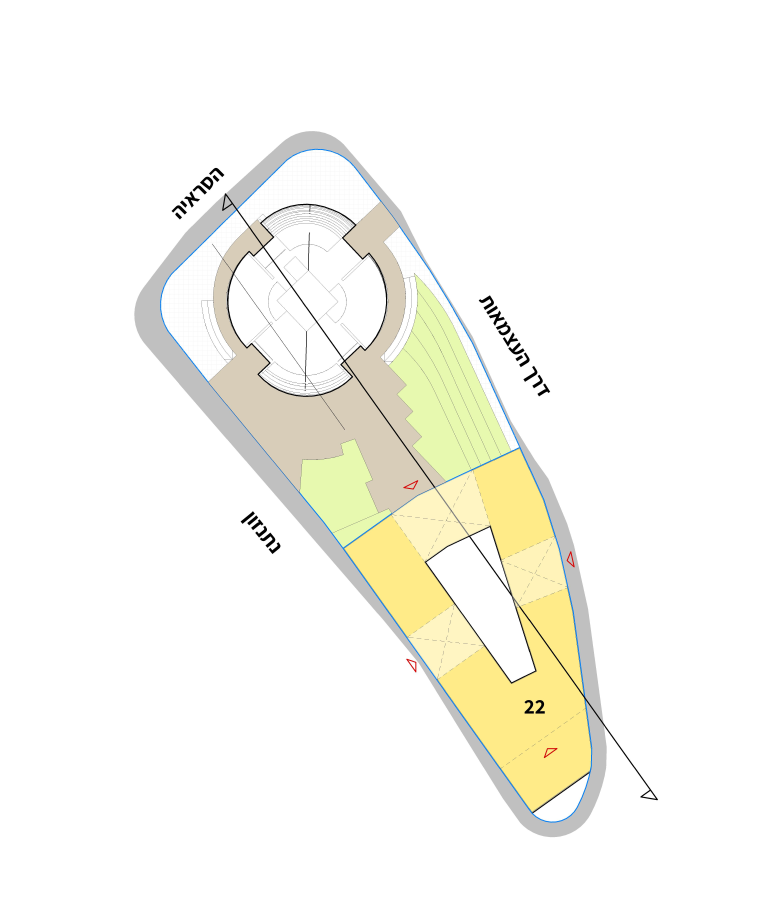
#> input picture haifa-independence-tower/data/site_plan.jpg, 4537 x 5525 px (shown at 1/6 size); its folder holds 4 pictures in this run
$ python trace_siteplan.py
#> lines starting #> are read from the running program, lines starting #| are printed output that depends on the picture; after the words box and inside, x2 and y2 are one past the last pixel; in counts of white or black regions, pixels touching at a corner belong together
#!/usr/bin/env python3
"""Digitize the client's site plan into world-scale curves.

The drawing (data/site_plan.jpg) is colour-coded: yellow = the new building,
pale yellow = its atrium bands, white wedge inside = the patio, green = the
terraced garden, tan = the existing plaza paving, blue = the plot boundary.

Segmentation by colour -> contours -> simplification, then one similarity
transform maps pixels to metres:

  scale     the drawn Sail Tower lens vs its surveyed 39.9 m long axis
  rotation  the drawn lens axis vs the surveyed footprint's axis (OSM)
  origin    lens centroid -> the tower's centroid, which is the model's (0,0)

Everything downstream (build_model.py) consumes data/traced_geometry.json,
so the drawing is digitized once and the result is inspectable.
"""

import json
import math
import os

import numpy as np
from PIL import Image
from scipy import ndimage as ndi
from skimage import measure
import shapely
from shapely.geometry import Polygon, LineString

HERE = os.path.dirname(os.path.abspath(__file__))
DATA = os.path.join(HERE, "data")

SAIL_LEN_M = None  # filled from OSM below
SAIL_TOWER_OSM_ID = 605918311

# ---------------------------------------------------------------- masks

def load(max_h=2400):
    im = Image.open(os.path.join(DATA, "site_plan.jpg")).convert("RGB")
    f = max_h / im.height
    im = im.resize((int(im.width * f), max_h), Image.BILINEAR)
    return np.asarray(im).astype(np.int16)


def masks(a):
    R, G, B = a[..., 0], a[..., 1], a[..., 2]
    m = {}
    m["yellow"] = (R > 225) & (G > 195) & (G < 240) & (B < 170) & (R - B > 70)
    m["pale"] = (R > 235) & (G > 232) & (B > 155) & (B < 220) & (R - B > 25) & ~m["yellow"]
    m["green"] = (G > 220) & (G - R > 8) & (G - B > 40)
    m["tan"] = (abs(R - 216) < 22) & (abs(G - 194) < 22) & (abs(B - 172) < 22) & \
               (R - B > 25) & (R - B < 70) & (G - B > 8)
    m["blue"] = (B - R > 60) & (B > 150)
    m["dark"] = (R + G + B) < 330
    return m


def region(mask, close=6, min_frac=0.001):
    """Largest filled connected region of a mask."""
    st = ndi.generate_binary_structure(2, 2)
    m = ndi.binary_closing(mask, structure=np.ones((close, close), bool))
    m = ndi.binary_fill_holes(m)
    lab, n = ndi.label(m, structure=st)
    if n == 0:
        return np.zeros_like(mask)
    sizes = ndi.sum(m, lab, range(1, n + 1))
    k = int(np.argmax(sizes)) + 1
    if sizes[k - 1] < mask.size * min_frac:
        return np.zeros_like(mask)
    return lab == k


# [10 lines left out: function outline, not called in this run]


# ------------------------------------------------------------- transform

def osm_lens():
    with open(os.path.join(DATA, "osm_buildings.json"), encoding="utf-8") as fh:
        d = json.load(fh)
    el = next(e for e in d["elements"] if e["id"] == SAIL_TOWER_OSM_ID)
    la0, lo0 = 32.816258, 35.002768
    mx = 111320 * math.cos(math.radians(la0))
    pts = np.array([[(p["lon"] - lo0) * mx, (p["lat"] - la0) * 110574]
                    for p in el["geometry"]])
    pts = pts - pts.mean(axis=0)
    u, s, vt = np.linalg.svd(pts, full_matrices=False)
    axis = vt[0]
    length = pts @ axis
    return float(length.max() - length.min()), math.atan2(axis[1], axis[0])


def pca_axis(pts):
    p = pts - pts.mean(axis=0)
    u, s, vt = np.linalg.svd(p, full_matrices=False)
    a = vt[0]
    ext = p @ a
    return math.atan2(a[1], a[0]), float(ext.max() - ext.min())


# ------------------------------------------------------------------ main

def main():
    a = load()
#> in load, im is the input picture: PIL image 4537x5525 RGB; mean R, G, B 248.7, 248, 240.9
    H, W, _ = a.shape
    m = masks(a)
#> in masks, `R, G, B = a[..., 0], a[..., 1], a[..., 2]`:
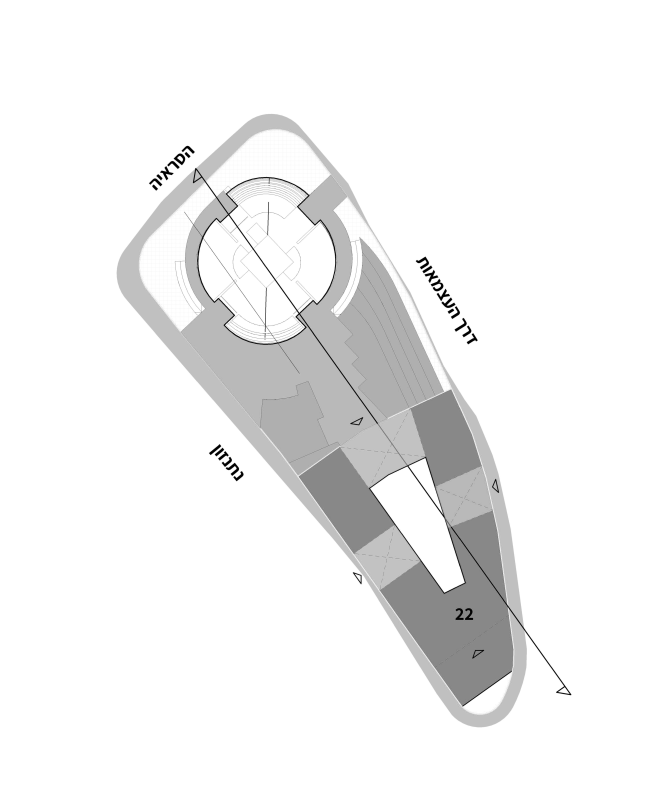
#> B: shape (2400, 1970) int16 (shown at 1/3 size); min 0, max 255, mean 240.9
#> m = 6 items
    print(f"image {W}x{H}")
#| image 1970x2400

    building_px = region(m["yellow"] | m["pale"], close=8)
#> in region, `m = ndi.binary_closing(mask, structure=np.ones((close, close), bool))`:
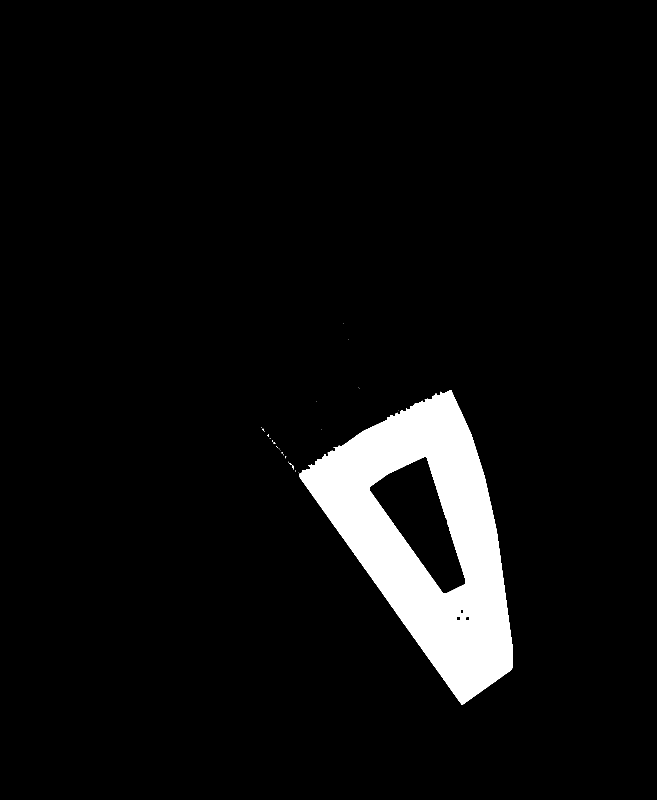
#> m: shape (2400, 1970) bool (shown at 1/3 size); 5.7% white; 31 white regions (29 under 20 px), largest, box (x1, y1, x2, y2) and area: (898, 1170, 1539, 2115) 270844, (876, 1397, 882, 1409) 40
#> in region, `lab, n = ndi.label(m, structure=st)`: n = 31
#> in region, `sizes = ndi.sum(m, lab, range(1, n + 1))`: sizes = 31 values, max 325637 at index 4, min 1 at index 0, mean 10510.2
#> in region, `k = int(np.argmax(sizes)) + 1`: k = 5
    green_px = region(m["green"], close=8)
    tan_px = region(m["tan"], close=8)
#> call 3 of region, with close = 8, min_frac = 0.001
#> in region (call 3), `lab, n = ndi.label(m, structure=st)`:
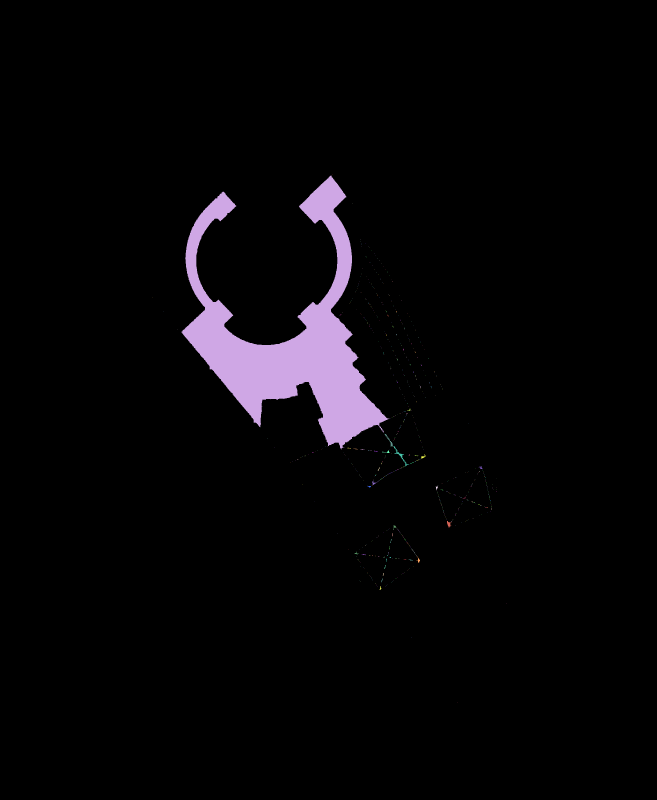
#> lab: shape (2400, 1970) int32 (shown at 1/3 size); 652 distinct labels, from 0 to 651; one colour per label, 0 black
#> in region (call 3), `lab, n = ndi.label(m, structure=st)`: n = 651
#> in region (call 3), `sizes = ndi.sum(m, lab, range(1, n + 1))`: sizes = 651 values, max 158230 at index 1, min 1 at index 0, mean 246.8
#> in region (call 3), `k = int(np.argmax(sizes)) + 1`: k = 2

    # The plot boundary is a thin blue line with gaps where labels cross it.
    # Seal it by dilation, then flood outward from the building: everything
    # reachable without crossing the sealed line is inside the plot.
    seal = ndi.binary_dilation(m["blue"], np.ones((17, 17), bool))
#> seal: shape (2400, 1970) bool; 2.5% white; 1 white region, box (x1, y1, x2, y2) and area: (409, 379, 1551, 2152) 117681
    cy, cx = ndi.center_of_mass(building_px)
#> cy = 1607.7; cx = 1276.2
    lab, _ = ndi.label(~seal)
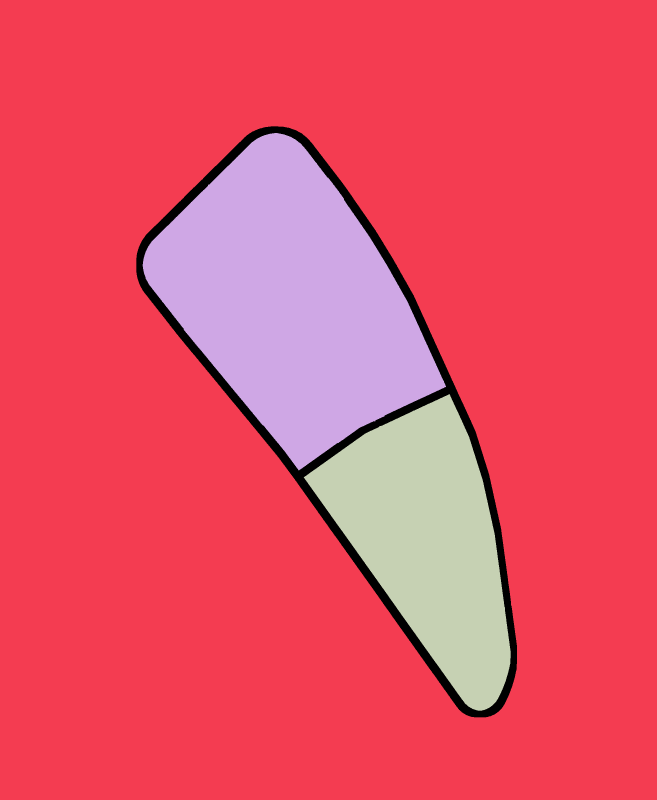
#> lab: shape (2400, 1970) int32 (shown at 1/3 size); 4 distinct labels, from 0 to 3; one colour per label, 0 black
    plot_px = (lab == lab[int(cy), int(cx)]) | seal
#> plot_px: shape (2400, 1970) bool; 9% white; 1 white region, box (x1, y1, x2, y2) and area: (409, 379, 1551, 2152) 427479
    plot_px = ndi.binary_fill_holes(plot_px)
#> plot_px: shape (2400, 1970) bool; 19.8% white; 1 white region, box (x1, y1, x2, y2) and area: (409, 379, 1551, 2152) 934178
    # trim the dilation slack back off the boundary
    plot_px = ndi.binary_erosion(plot_px, np.ones((9, 9), bool))
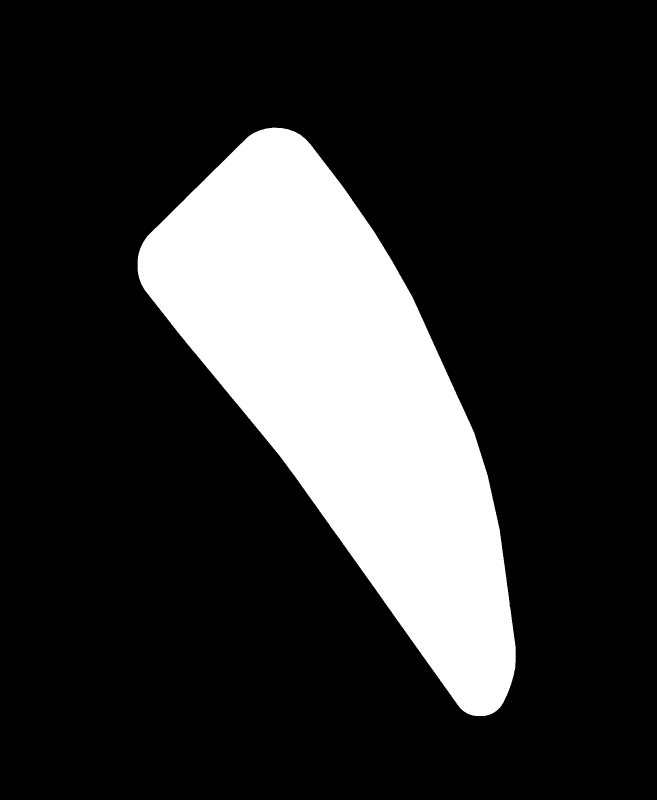
#> plot_px: shape (2400, 1970) bool (shown at 1/3 size); 19.3% white; 1 white region, box (x1, y1, x2, y2) and area: (413, 383, 1547, 2148) 910922

    # patio = the big hole inside the yellow mass
    solid = region(m["yellow"] | m["pale"], close=8)
    raw = ndi.binary_closing(m["yellow"] | m["pale"], structure=np.ones((8, 8), bool))
    holes = solid & ~raw
#> holes: shape (2400, 1970) bool; 1.2% white; 4 white regions, box (x1, y1, x2, y2) and area: (1108, 1370, 1397, 1781) 54501, (1369, 1849, 1380, 1860) 115, (1398, 1850, 1408, 1860) 97, (1381, 1830, 1389, 1840) 80
    lab, n = ndi.label(holes)
#> lab: shape (2400, 1970) int32; 5 distinct labels, from 0 to 4
#> n = 4
    sizes = ndi.sum(holes, lab, range(1, n + 1)) if n else []
#> sizes = [54501, 80, 115, 97]
    patio_px = (lab == (int(np.argmax(sizes)) + 1)) if n else np.zeros_like(solid)
#> patio_px: shape (2400, 1970) bool; 1.2% white; 1 white region, box (x1, y1, x2, y2) and area: (1108, 1370, 1397, 1781) 54501

    for name, msk in [("building", building_px), ("plot", plot_px),
                      ("green", green_px), ("tan", tan_px),
                      ("patio", patio_px)]:
        print(f"  {name:<9} {msk.sum()/msk.size*100:5.2f}% of image")
#> this loop made 5 passes
#> name on passes 1 to 5: 'building', 'plot', 'green', 'tan', 'patio'
#> (printed output is left out)

    # ---- the drawn tower lens: densest dark linework NW of the building ----
    # The tower plan is drawn with its window grid, far denser than any text.
    by, bx = np.nonzero(building_px)
    search = plot_px & ~building_px & ~green_px
#> search: shape (2400, 1970) bool; 10.7% white; 11 white regions (3 under 20 px), largest, box (x1, y1, x2, y2) and area: (413, 383, 1547, 2148) 504137, (1220, 1221, 1232, 1229) 57, (1310, 1179, 1322, 1187) 54
    search[int(by.mean()):, :] = False          # NW half only
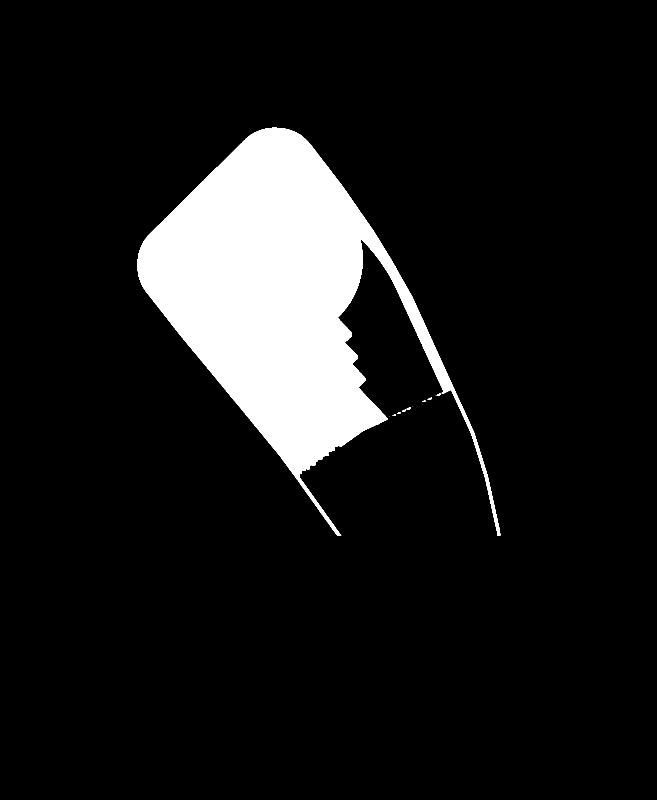
#> search: shape (2400, 1970) bool (shown at 1/3 size); 10.2% white; 11 white regions (3 under 20 px), largest, box (x1, y1, x2, y2) and area: (413, 383, 1501, 1607) 483913, (1220, 1221, 1232, 1229) 57, (1310, 1179, 1322, 1187) 54
    dens = ndi.uniform_filter((m["dark"] & search).astype(float), 31)
    lab, n = ndi.label(dens > dens.max() * 0.5)
#> lab: shape (2400, 1970) int32; 15 distinct labels, from 0 to 14
#> n = 14
    cands = []
    for k in range(1, n + 1):
        blob = lab == k
        if blob.sum() < 400:
            continue
        py, px_ = np.nonzero(blob)
        pts = np.column_stack([px_, py]).astype(float)
        ang, ln = pca_axis(pts)
        wd = pts.shape[0] / max(ln, 1)          # crude mean width
        cands.append((blob.sum(), ln, ang, pts.mean(axis=0), ln / max(wd, 1)))
#> this loop made 14 passes
#> (s in pca_axis, vt in pca_axis, ang, ln, wd) on passes 2, 3, 5, 6, 7, 8: ([3684.4, 644], [[0.564, 0.826], [-0.826, 0.564]], 0.971, 225.1, 14.37), ([3276.5, 745.8], [[-0.645, 0.764], [0.764, 0.645]], 2.27, 190, 19.53), ([2161.9, 985.7], [[-0.528, 0.849], [0.849, 0.528]], 2.13, 158.5, 20.69), ([248.5, 99.88], [[0.867, 0.499], [-0.499, 0.867]], 0.522, 46.51, 11.76), ([649.7, 222.8], [[-0.00554, 1], [-1, -0.00554]], 1.58, 87.84, 9.77), ([157.3, 95.8], [[0.759, 0.651], [-0.651, 0.759]], 0.709, 32.54, 13.03)
#> pass 1, in main, `blob = lab == k`:
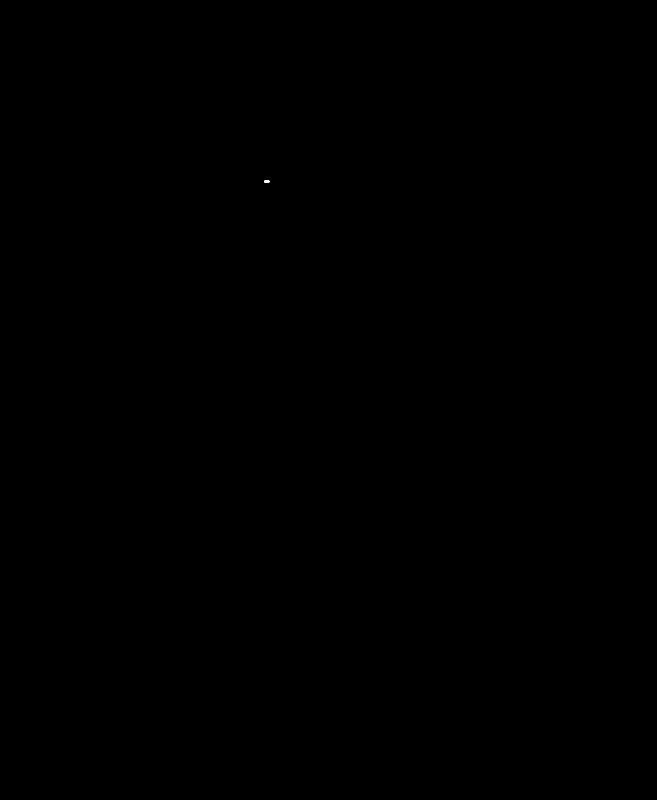
#> blob: shape (2400, 1970) bool (shown at 1/3 size); 0% white; 1 white region, box (x1, y1, x2, y2) and area: (793, 542, 808, 547) 75
#> after the loop, cands = 6 items
    cands.sort(reverse=True)
    size, len_px, ang_px, lens_c, aspect = cands[0]
#> size = 3711; len_px = 190; ang_px = 2.27; lens_c = [657.2, 659.7]; aspect = 9.72
    print(f"  lens: {len_px:.0f} px long at {math.degrees(ang_px):.1f} deg "
          f"(px frame), blob {size} px, {len(cands)} candidates")
#|   lens: 190 px long at 130.2 deg (px frame), blob 3711 px, 6 candidates

    # ---- similarity transform px -> world ----
    # Initial guess from the lens; then refine by fitting the plot boundary
    # to the surveyed streets. The teardrop is bounded by kerbs on every
    # side, so each boundary sample should sit about half a carriageway from
    # its nearest street centreline. That objective pins scale, rotation and
    # position far better than any single drawn object.
    global SAIL_LEN_M
    SAIL_LEN_M, ang_world = osm_lens()
    scale0 = SAIL_LEN_M / len_px
    rot0 = ang_world - (-ang_px)

    # the building must land SE (south) of the tower; PCA is 180-ambiguous
    bcy, bcx = ndi.center_of_mass(building_px)
    # [7 lines left out: function raw_world, not called in this run]
    if raw_world([[bcx, bcy]], scale0, rot0)[0][1] > 0:
        rot0 += math.pi

    # street centrelines with their half-widths
    with open(os.path.join(DATA, "osm_roads.json"), encoding="utf-8") as fh:
        roads = json.load(fh)
    la0, lo0 = 32.816258, 35.002768
    mx = 111320 * math.cos(math.radians(la0))
    segs, segw = [], []
    HW = {"trunk": 11.0, "primary": 9.0, "secondary": 7.0, "tertiary": 6.0,
          "residential": 5.0, "unclassified": 5.0}
    for el in roads["elements"]:
        g = el.get("geometry")
        w = HW.get(el.get("tags", {}).get("highway"))
        if not g or w is None:
            continue
        pts = [((p["lon"] - lo0) * mx, (p["lat"] - la0) * 110574) for p in g]
        for i in range(len(pts) - 1):
            if abs(pts[i][0]) < 350 and abs(pts[i][1]) < 350:
                segs.append((pts[i], pts[i + 1]))
                segw.append(w)
    segs_a = np.array([s[0] for s in segs])
    segs_b = np.array([s[1] for s in segs])
    segw = np.array(segw)

    # [14 lines left out: function seg_dist, not called in this run]

    ring0 = outline(plot_px, 3.0)
    step = max(1, len(ring0) // 80)
    samples = ring0[::step]

    from scipy.optimize import minimize
    # [5 lines left out: function cost, not called in this run]

    x0 = np.array([scale0, rot0, 0.0, 0.0])
    res = minimize(cost, x0, method="Nelder-Mead",
                   options=dict(xatol=1e-4, fatol=0.01, maxiter=2000))
    scale, rot, tx, ty = res.x
    print(f"  street fit: scale {scale0:.4f} -> {scale:.4f} m/px, "
          f"rot {math.degrees(rot0):.1f} -> {math.degrees(rot):.1f} deg, "
          f"shift ({tx:+.1f}, {ty:+.1f}) m, rms gap "
          f"{math.sqrt(res.fun):.1f} m")

    def to_world(px_pts):
        return raw_world(px_pts, scale, rot, tx, ty)

    out = {"meta": dict(scale_m_per_px=scale, rot_deg=math.degrees(rot),
                        lens_len_px=len_px, sail_len_m=SAIL_LEN_M)}
    for name, msk, tol in [("plot", plot_px, 4), ("building", building_px, 3),
                           ("patio", patio_px, 2), ("green", green_px, 4),
                           ("paving", tan_px, 4)]:
        if not msk.any():
            print(f"  !! {name} empty")
            continue
        ring = to_world(outline(msk, tol))
        poly = Polygon(ring)
        if not poly.is_valid:
            poly = poly.buffer(0)
        out[name] = np.asarray(poly.exterior.coords).round(2).tolist()
        print(f"  {name:<9} {len(out[name]):>4} pts  area {poly.area:8,.0f} m2")

    with open(os.path.join(DATA, "traced_geometry.json"), "w") as fh:
        json.dump(out, fh)
    print("-> data/traced_geometry.json")

    # ---- overlay check against the OSM streets ----
    import matplotlib
    matplotlib.use("Agg")
    import matplotlib.pyplot as plt
    fig, ax = plt.subplots(figsize=(10, 10), dpi=110)
    with open(os.path.join(DATA, "osm_roads.json"), encoding="utf-8") as fh:
        roads = json.load(fh)
    la0, lo0 = 32.816258, 35.002768
    mx = 111320 * math.cos(math.radians(la0))
    for el in roads["elements"]:
        g = el.get("geometry")
        if not g:
            continue
        xs = [(p["lon"] - lo0) * mx for p in g]
        ys = [(p["lat"] - la0) * 110574 for p in g]
        if min(map(abs, xs)) < 300 and min(map(abs, ys)) < 300:
            ax.plot(xs, ys, color="0.55", lw=2.2, alpha=0.7, zorder=1)
    colors = dict(plot="#1E6FD9", building="#D9A400", patio="#8a6d00",
                  green="#5CA53C", paving="#8B7B6B")
    for name, col in colors.items():
        if name in out:
            r = np.asarray(out[name])
            ax.plot(r[:, 0], r[:, 1], color=col, lw=2, label=name, zorder=2)
    ax.plot(0, 0, "k+", ms=14, mew=2)
    ax.set_xlim(-220, 220); ax.set_ylim(-320, 120)
    ax.set_aspect("equal"); ax.legend(loc="lower left", fontsize=9)
    ax.set_title("traced site plan vs OSM streets (grey) — tower centroid at +")
    fig.savefig(os.path.join(HERE, "out", "trace_overlay.png"),
                bbox_inches="tight", facecolor="white")
    print("-> out/trace_overlay.png")


if __name__ == "__main__":
#> (the run stopped early here; a loop or call above may not have finished)
